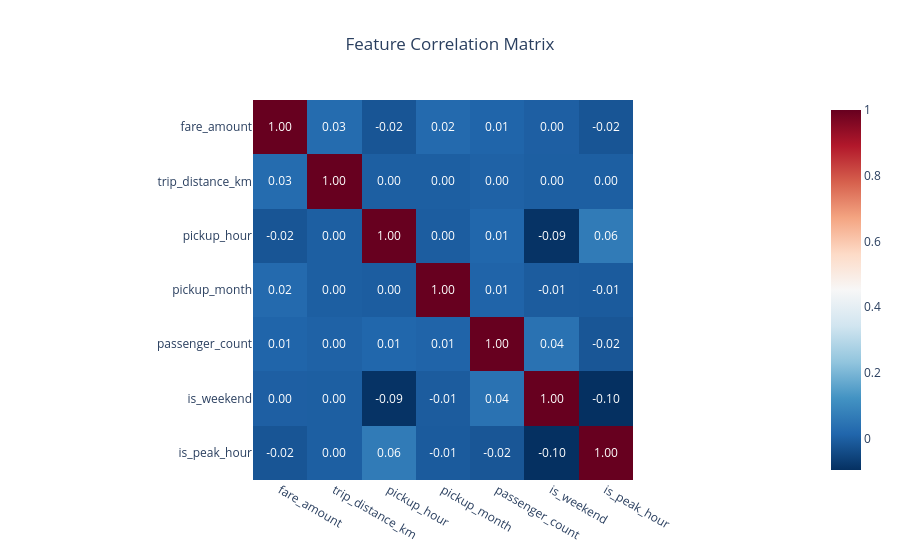

Write notebook code for a chart like this one.
### Code cell
fig = px.imshow(
    corr,
    text_auto=".2f",
    color_continuous_scale="RdBu_r",
    title="Feature Correlation Matrix"
)

fig.update_layout(
    title_x=0.5
)

fig.show()

### Figure 1 — Plotly figure (JSON) as saved in the notebook; plotly's stock layout.template omitted (floating-point values rounded to 4 significant figures)
{"data": [{"coloraxis": "coloraxis", "hovertemplate": "x: %{x}<br>y: %{y}<br>color: %{z}<extra></extra>", "name": "0", "texttemplate": "%{z:.2f}", "type": "heatmap", "x": ["fare_amount", "trip_distance_km", "pickup_hour", "pickup_month", "passenger_count", "is_weekend", "is_peak_hour"], "xaxis": "x", "y": ["fare_amount", "trip_distance_km", "pickup_hour", "pickup_month", "passenger_count", "is_weekend", "is_peak_hour"], "yaxis": "y", "z": [[1.0, 0.02769, -0.0209, 0.02387, 0.01061, -6.583e-05, -0.02075], [0.02769, 1.0, -0.001365, -0.0007969, 0.004715, -0.001446, -0.001643], [-0.0209, -0.001365, 1.0, -0.004314, 0.01471, -0.0907, 0.0648], [0.02387, -0.0007969, -0.004314, 1.0, 0.008729, -0.006526, -0.00888], [0.01061, 0.004715, 0.01471, 0.008729, 1.0, 0.04209, -0.0183], [-6.583e-05, -0.001446, -0.0907, -0.006526, 0.04209, 1.0, -0.09624], [-0.02075, -0.001643, 0.0648, -0.00888, -0.0183, -0.09624, 1.0]]}], "layout": {"coloraxis": {"autocolorscale": false, "colorscale": [[0, "rgb(5,48,97)"], [0.1, "rgb(33,102,172)"], [0.2, "rgb(67,147,195)"], [0.3, "rgb(146,197,222)"], [0.4, "rgb(209,229,240)"], [0.5, "rgb(247,247,247)"], [0.6, "rgb(253,219,199)"], [0.7, "rgb(244,165,130)"], [0.8, "rgb(214,96,77)"], [0.9, "rgb(178,24,43)"], [1, "rgb(103,0,31)"]]}, "title": {"text": "Feature Correlation Matrix", "x": 0.5}, "xaxis": {"anchor": "y", "constrain": "domain", "domain": [0, 1], "scaleanchor": "y"}, "yaxis": {"anchor": "x", "autorange": "reversed", "constrain": "domain", "domain": [0, 1]}}}
